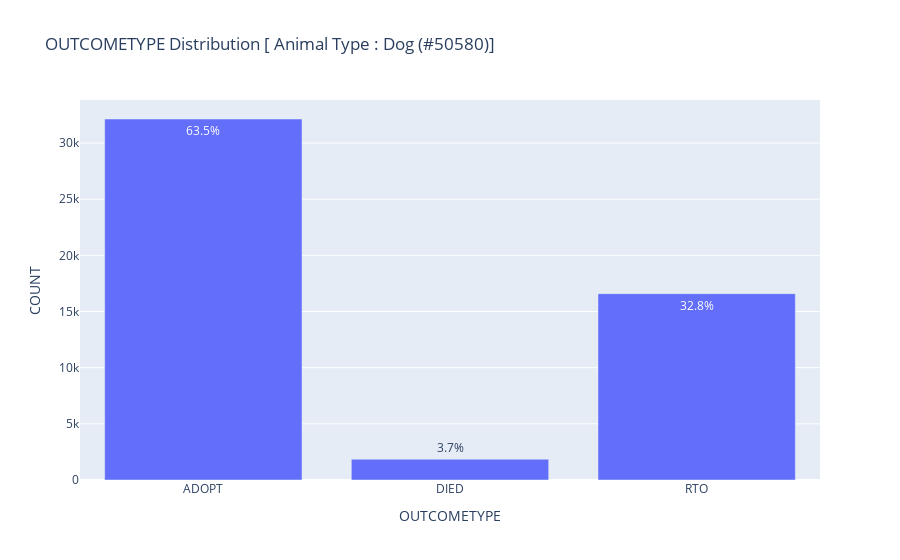

The cell this chart's notebook holds for it:
### Code cell
var = 'OUTCOMETYPE'
dfGrp = dfFeatures.groupby([var])['ANIMALID'].count()
dfGrp = dfGrp.reset_index(drop=False)
dfGrp = dfGrp.rename(columns={"ANIMALID": "COUNT"})
a = list()
dfGrp['PCT'] = np.round(100.0*dfGrp['COUNT']/dfGrp['COUNT'].sum(),2)
cnt = dfGrp['COUNT'].sum()
a.append({"data":dat,"count":cnt})
fig = px.bar(dfGrp, x=var, y='COUNT', title=var+" Distribution [ Animal Type : "+animal+" (#"+ str(cnt)+")]", text=dfGrp['PCT'].apply(lambda x: '{0:1.1f}%'.format(x)))
fig.show()    
dfGrp

### Figure 1 — Plotly figure (JSON) as saved in the notebook; plotly's stock layout.template omitted (floating-point values rounded to 4 significant figures)
{"data": [{"alignmentgroup": "True", "hovertemplate": "OUTCOMETYPE=%{x}<br>COUNT=%{y}<br>text=%{text}<extra></extra>", "legendgroup": "", "marker": {"color": "#636efa", "pattern": {"shape": ""}}, "name": "", "offsetgroup": "", "orientation": "v", "showlegend": false, "text": ["63.5%", "3.7%", "32.8%"], "textposition": "auto", "type": "bar", "x": ["ADOPT", "DIED", "RTO"], "xaxis": "x", "y": [32138, 1851, 16591], "yaxis": "y"}], "layout": {"barmode": "relative", "legend": {"tracegroupgap": 0}, "title": {"text": "OUTCOMETYPE Distribution [ Animal Type : Dog (#50580)]"}, "xaxis": {"anchor": "y", "domain": [0, 1], "title": {"text": "OUTCOMETYPE"}}, "yaxis": {"anchor": "x", "domain": [0, 1], "title": {"text": "COUNT"}}}}
